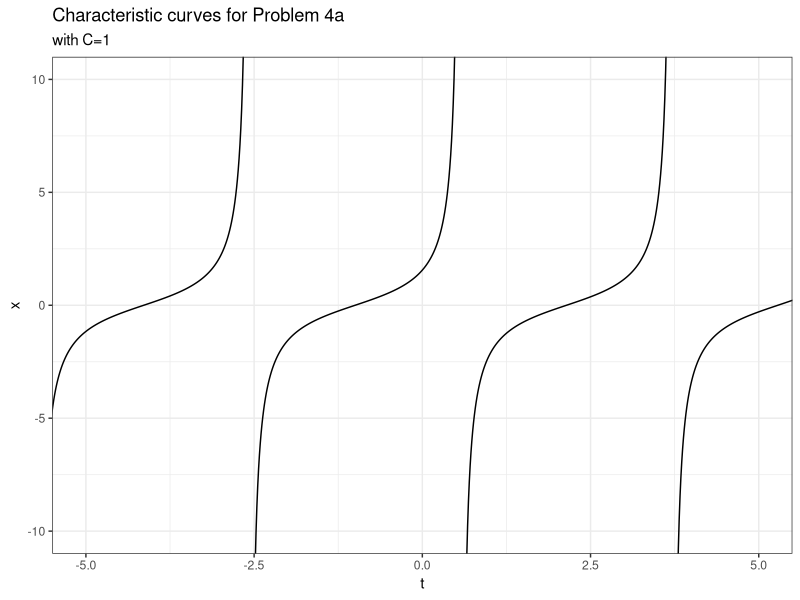
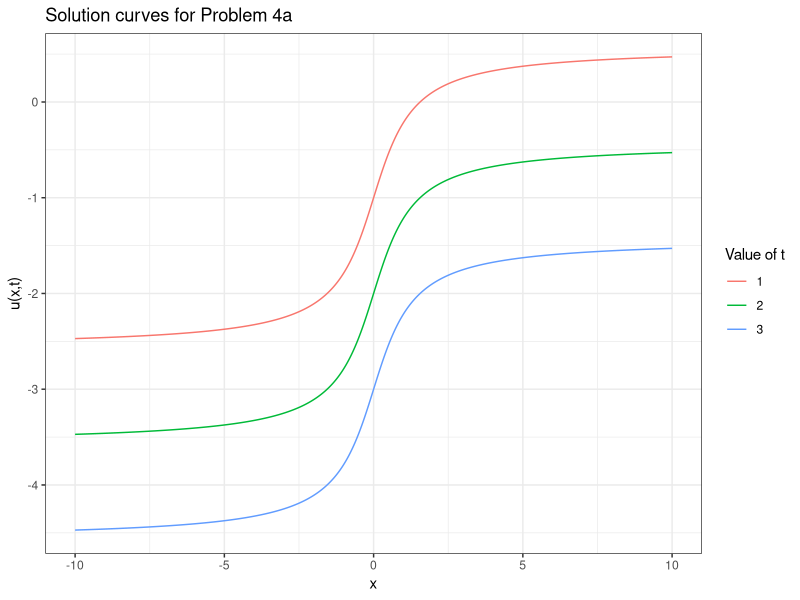
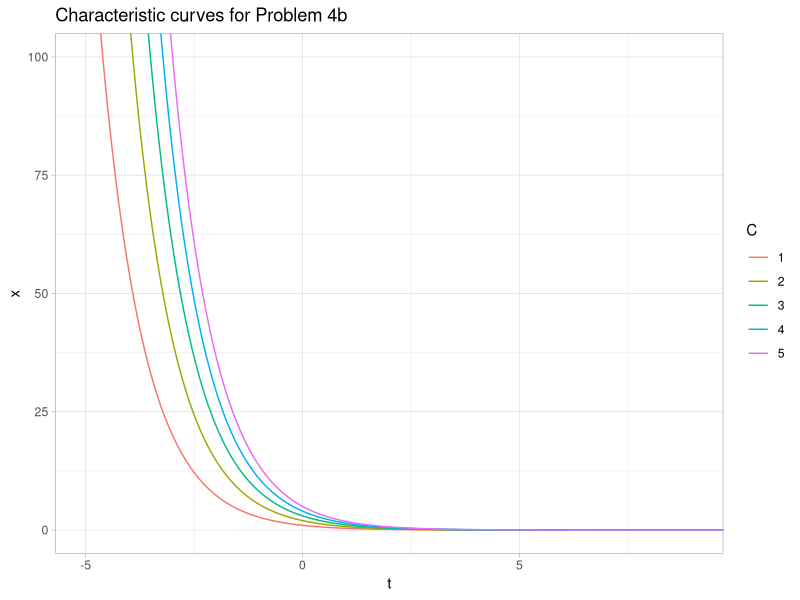
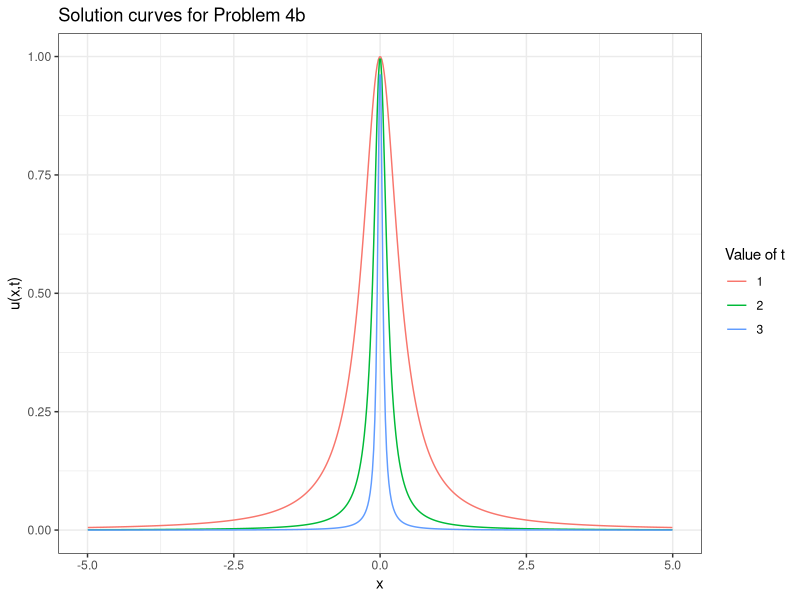
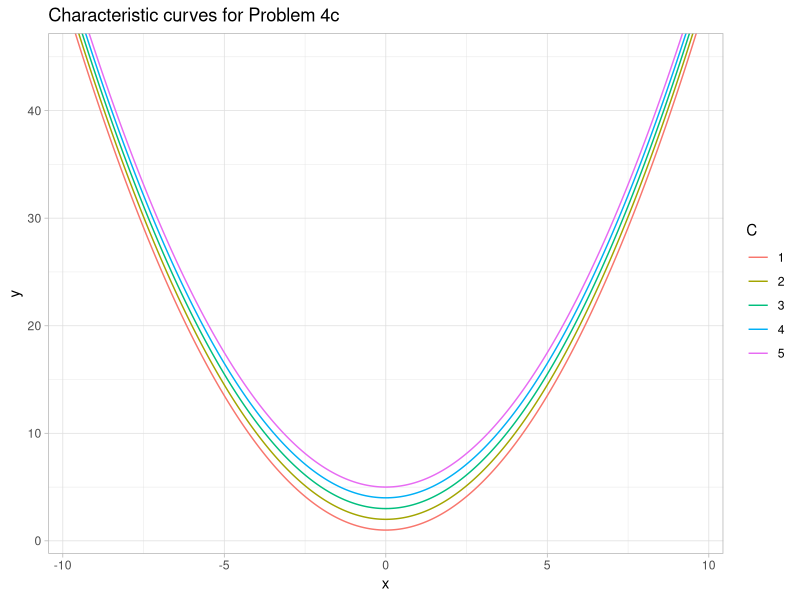
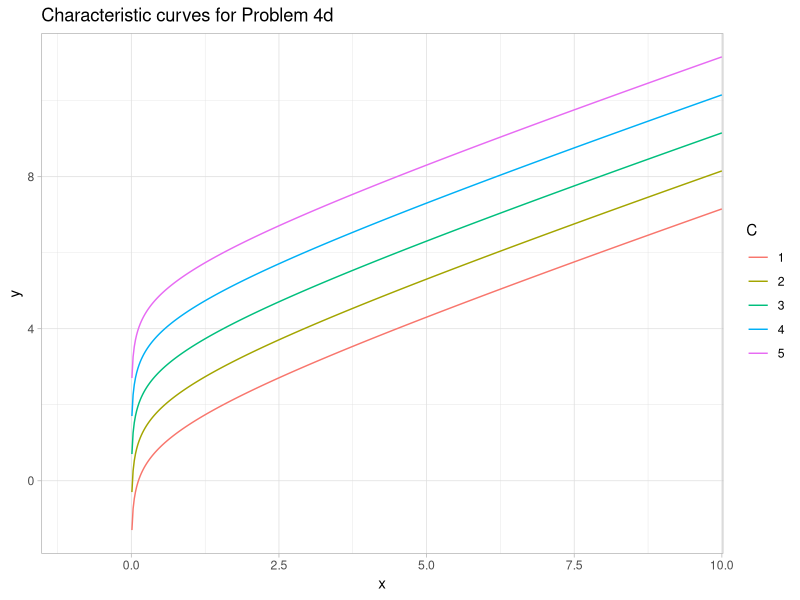
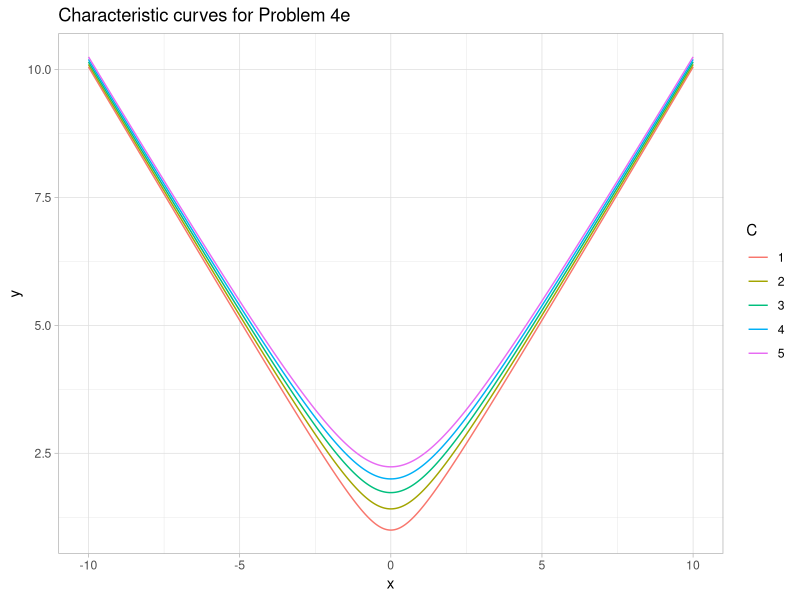

These figures' R source, in order:
## ---- chunk 1
knitr::opts_chunk$set(echo = TRUE)
library(tidyverse)
## ---- chunk 2
C=1
df_4a <- tibble(x = seq(-2*pi, 2*pi, length.out = 1000),
                y=tan(x+C)) %>% 
  mutate(y = ifelse(abs(y) < 20, y, NA))
                      
ggplot(df_4a, aes(x=x, y=y)) + 
  geom_line()+
  coord_cartesian(ylim=c(-10,10), xlim = c(-5,5))+
  theme_bw()+
  labs(x="t", y="x")+
  ggtitle("Characteristic curves for Problem 4a", subtitle = "with C=1")
## ---- chunk 3

x=seq(-10,10,length.out = 1000)
ggplot() + 
  geom_line(aes(x=x, y=atan(x)-1, color="1"))+
  geom_line(aes(x=x, y=atan(x)-2, color="2"))+
  geom_line(aes(x=x, y=atan(x)-3, color="3"))+
  theme_bw()+
  labs(x="x", y="u(x,t)", color="Value of t")+
  ggtitle("Solution curves for Problem 4a")
## ---- chunk 4
curves_4b <- tibble(C=c(1:5), seq=list(x)) %>% 
  rowwise() %>% 
  mutate(y=list(C*exp(-seq))) %>% 
  unnest(c(seq,y))

ggplot(data=curves_4b)+
  geom_line(aes(x=seq, y=y, color=as.factor(C)))+
  coord_cartesian(ylim=c(NA, 100), xlim=c(-5, 9))+
  labs(x="t", y="x", color="C")+
  theme_light()+
  ggtitle("Characteristic curves for Problem 4b")
## ---- chunk 5

x=seq(-10,10,length.out = 1000)
ggplot() + 
  geom_line(aes(x=x, y=1/(1+(exp(1)*x)^2), color="1"))+
  geom_line(aes(x=x, y=1/(1+(exp(2)*x)^2), color="2"))+
  geom_line(aes(x=x, y=1/(1+(exp(3)*x)^2), color="3"))+
  theme_bw()+
  labs(x="x", y="u(x,t)", color="Value of t")+
  xlim(-5,5)+
  ggtitle("Solution curves for Problem 4b")
## ---- chunk 6
curves_4c <- tibble(C=c(1:5), seq=list(x)) %>% 
  rowwise() %>% 
  mutate(y=list(0.5*(seq)^2+C)) %>% 
  unnest(c(seq,y))

ggplot(data=curves_4c)+
  geom_line(aes(x=seq, y=y, color=as.factor(C)))+
  coord_cartesian(ylim=c(NA, 45), xlim=c(-9.5, 9.5))+
  labs(x="x", y="y", color="C")+
  theme_light()+
  ggtitle("Characteristic curves for Problem 4c")
## ---- chunk 7
curves_4d <- tibble(C=c(1:5), seq=list(x)) %>% 
  rowwise() %>% 
  mutate(y=list((seq/2)+(log(seq)/2)+C)) %>% 
  unnest(c(seq,y))

ggplot(data=curves_4d)+
  geom_line(aes(x=seq, y=y, color=as.factor(C)))+
  coord_cartesian( xlim=c(-1, 9.5))+
  labs(x="x", y="y", color="C")+
  theme_light()+
  ggtitle("Characteristic curves for Problem 4d")
## ---- chunk 8
x=seq(-10,10,length.out = 1000)

curves_4e <- tibble(C=c(1:5), seq=list(x)) %>% 
  rowwise() %>% 
  mutate(y=list(sqrt(seq^2+C))) %>% 
  unnest(c(seq,y))

ggplot(data=curves_4e)+
  geom_line(aes(x=seq, y=y, color=as.factor(C)))+
  labs(x="x", y="y", color="C")+
  theme_light()+
  ggtitle("Characteristic curves for Problem 4e")
